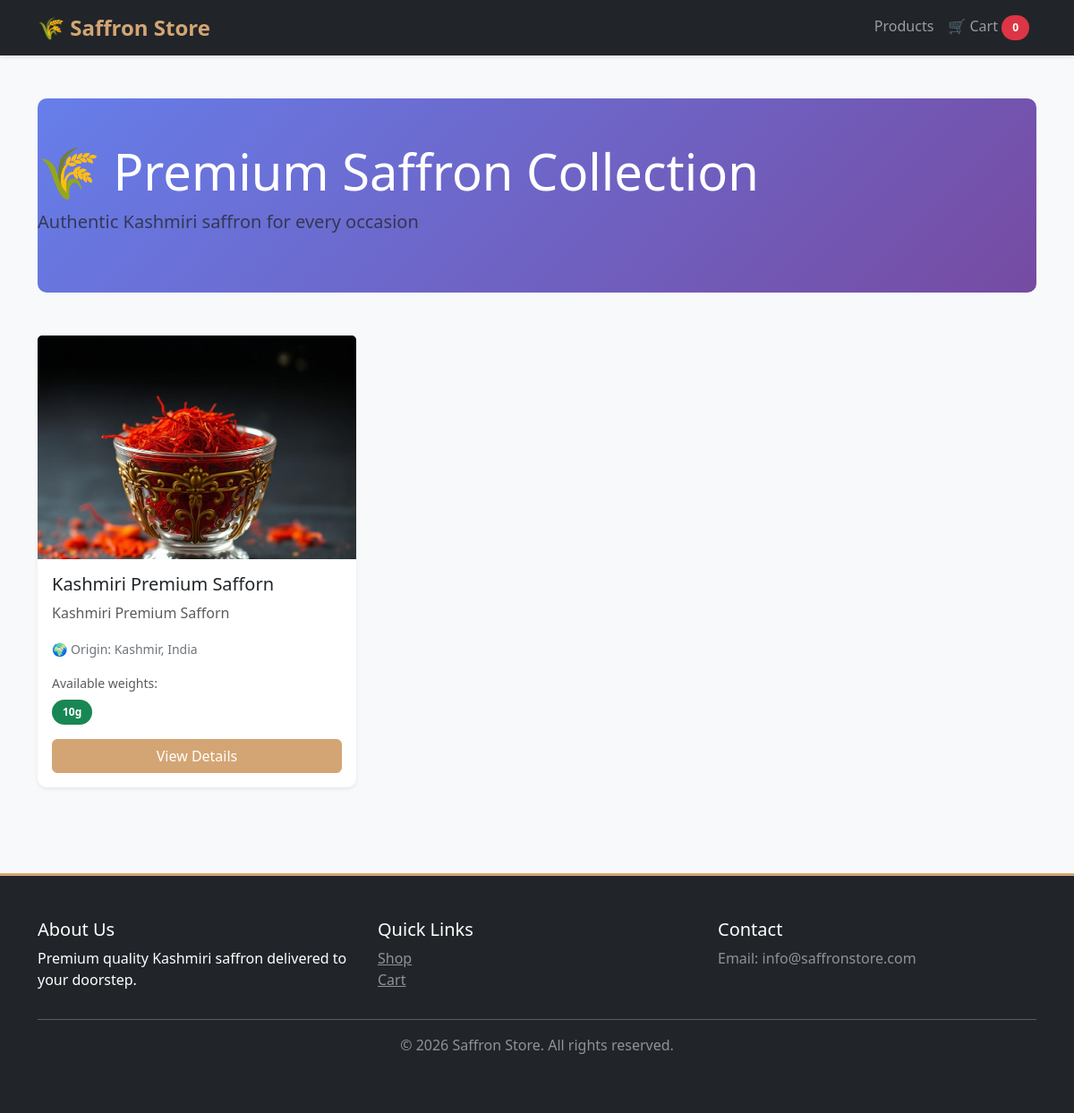
The page / on the database its author committed.
### shop/models.py (models this page shows, shortened)
class Product(models.Model):
    name = models.CharField(max_length=200)
    slug = models.SlugField(unique=True)
    description = models.TextField()
    origin = models.CharField(max_length=100, default='Kashmir, India')
    image = models.ImageField(upload_to='products/')
    is_active = models.BooleanField(default=True)
    created_at = models.DateTimeField(auto_now_add=True)
    def get_absolute_url(self):
        from django.urls import reverse
        return reverse('shop:product_detail', args=[self.slug])

class ProductVariant(models.Model):
    product = models.ForeignKey(Product, on_delete=models.CASCADE, related_name='variants')
    weight_grams = models.PositiveIntegerField()
    price = models.DecimalField(max_digits=8, decimal_places=2)
    stock = models.PositiveIntegerField(default=0)
    class Meta:
        ordering = ['weight_grams']

### shop/views.py (the view)
# urls.py: path('', views.product_list, name='product_list'),
def product_list(request):
    products = Product.objects.filter(is_active=True).prefetch_related('variants')
    context = {
        'products': products,
        'cart_count': len(get_cart(request)),
    }
    return render(request, 'shop/product_list.html', context)

### shop/views.py (called while the page is built)
def get_cart(request):
    cart = request.session.get('cart', {})
    if not isinstance(cart, dict):
        cart = {}
    return cart

### templates/shop/product_list.html (shortened to what this page needs)
{% extends 'base.html' %}
{% block content %}
<div class="page-header mb-5">
    <h1 class="display-4">🌾 Premium Saffron Collection</h1>
    <p class="lead text-muted">Authentic Kashmiri saffron for every occasion</p>
</div>
{% if products %}
    <div class="row g-4">
        {% for product in products %}
            <div class="col-md-6 col-lg-4">
                <div class="card h-100 shadow-sm hover-shadow">
                    {% if product.image %}
                        <img src="{{ product.image.url }}" class="card-img-top" alt="{{ product.name }}" style="height: 250px; object-fit: cover;">
                    {% else %}
                        <div class="card-img-top bg-light d-flex align-items-center justify-content-center" style="height: 250px;">
                            <span class="text-muted">No image</span>
                        </div>
                    {% endif %}
                    <div class="card-body d-flex flex-column">
                        <h5 class="card-title">{{ product.name }}</h5>
                        <p class="card-text text-muted flex-grow-1">{{ product.description|truncatewords:15 }}</p>
                        <p class="text-secondary mb-3">
                            <small>🌍 Origin: {{ product.origin }}</small>
                        </p>
                        {% if product.variants.all %}
                            <div class="mb-3">
                                <small class="d-block mb-2 text-muted">Available weights:</small>
                                <div class="btn-group btn-group-sm d-flex flex-wrap" role="group">
                                    {% for variant in product.variants.all %}
                                        {% if variant.stock > 0 %}
                                            <span class="badge bg-success">{{ variant.weight_grams }}g</span>
                                        {% endif %}
                                    {% endfor %}
                                </div>
                            </div>
                            <div class="d-flex gap-2 mt-auto">
                                <a href="{{ product.get_absolute_url }}" class="btn btn-primary flex-grow-1">View Details</a>
                            </div>
                        {% else %}
                            <p class="text-danger">Out of Stock</p>
                        {% endif %}
                    </div>
                </div>
            </div>
        {% endfor %}
    </div>
{% else %}
    <div class="alert alert-info text-center">
        <h4>No products available</h4>
        <p>Check back soon for our premium saffron collection.</p>
    </div>
{% endif %}
{% endblock %}

### static/css/style.css (style rules this page uses)
:root { --saffron-color: #D4A574; --dark-color: #1a1a1a; --success-color: #28a745; }
body { font-family: 'Segoe UI', Tahoma, Geneva, Verdana, sans-serif; background-color: #f8f9fa; }
.page-header { background: linear-gradient(135deg, #667eea 0%, #764ba2 100%); color: white; padding: 3rem 0; border-radius: 10px; margin-bottom: 2rem; }
.page-header h1 { margin-bottom: 0.5rem; }
.card { border: none; border-radius: 10px; transition: transform 0.3s ease, box-shadow 0.3s ease; }
.btn-primary { background-color: var(--saffron-color); border-color: var(--saffron-color); }
.badge { padding: 0.5rem 0.75rem; border-radius: 20px; }

### templates/shop/product_list.html (style rules this page uses)
.hover-shadow { transition: box-shadow 0.3s ease; }

### rows shown on the page
Product: image (picture), name "Kashmiri Premium Safforn", description "Kashmiri Premium Safforn", origin "Kashmir, India"
ProductVariant: weight_grams "10"

### other values the page prints
{{ cart_count }} "0"
